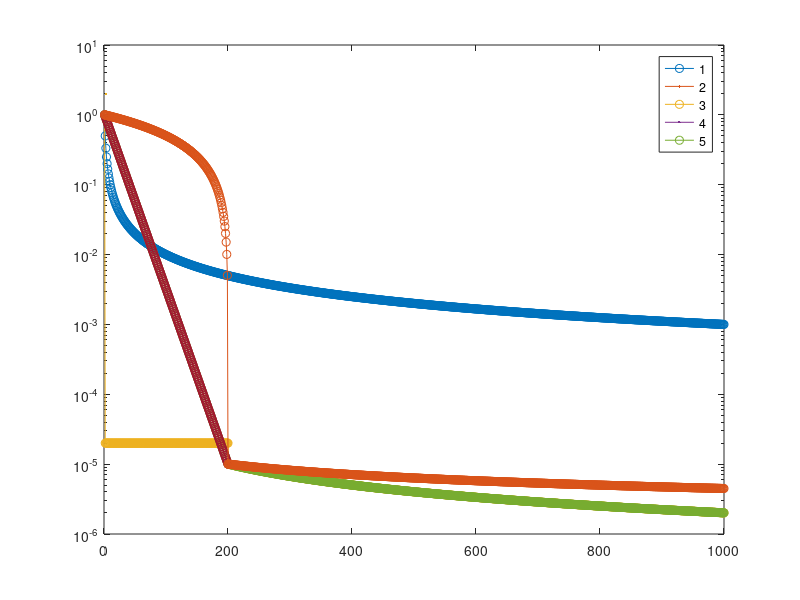

MATLAB code for this plot:
%Matrices from "Algorithm 971 paper"
function[] = gem_mat()

    m = 1000;
    n = 1000;
    k = 200;

    [A1, Sigma1] = gen_mat_1(m, n);
    [A2, Sigma2] = gen_mat_2(m, n, k);
    [A3, Sigma3] = gen_mat_3(m, n, k);
    [A4, Sigma4] = gen_mat_4(m, n, k);
    [A5, Sigma5] = gen_mat_5(m, n, k);

    %writematrix(A1, 'DATA_out/test_mat_large/RBKI_test_mat1.txt','delimiter',' ');
    %writematrix(A2, 'DATA_out/test_mat_large/RBKI_test_mat2.txt','delimiter',' ');
    %writematrix(A3, 'DATA_out/test_mat_large/RBKI_test_mat3.txt','delimiter',' ');
    %writematrix(A4, 'DATA_out/test_mat_large/RBKI_test_mat4.txt','delimiter',' ');
    %writematrix(A5, 'DATA_out/test_mat_large/RBKI_test_mat5.txt','delimiter',' ');
    
    x = 1:n;
    semilogy(x, diag(Sigma1), '-o', MarkerSize=3, LineWidth=2)
    hold on
    semilogy(x, diag(Sigma2), '-o', MarkerSize=3, LineWidth=2)
    hold on
    semilogy(x, diag(Sigma3), '-o', MarkerSize=3, LineWidth=2)
    hold on
    semilogy(x, diag(Sigma4), '-o', MarkerSize=3, LineWidth=2)
    hold on
    semilogy(x, diag(Sigma5), '-o', MarkerSize=3, LineWidth=2)
    
    
    legend('1', '2', '3', '4', '5')
end


function[A, Sigma] = gen_mat_1(m, n)
    [U, ~] = qr(randn(m, n), 0);
    [V, ~] = qr(randn(n, n), 0);
    Sigma = zeros(n, n);
    for j = 1:n
        Sigma(j, j) = 1/j;
    end
    A = U * Sigma * V';
end

function[A, Sigma] = gen_mat_2(m, n, k)
    [U, ~] = qr(randn(m, n), 0);
    [V, ~] = qr(randn(n, n), 0);
    Sigma = zeros(n, n);
    Sigma(1, 1) = 1;
    for j = 2:k
        Sigma(j, j) = 2 * 10^(-5);
    end
    for j = (k+1):n
        Sigma(j, j) = 10^(-5) * (k + 1) / j;
    end
    A = U * Sigma * V';
end

function[A, Sigma] = gen_mat_3(m, n, k)
    [U, ~] = qr(randn(m, n), 0);
    [V, ~] = qr(randn(n, n), 0);
    Sigma = zeros(n, n);
    for j = 1:k
        Sigma(j, j) = 10^(-5 * (j - 1) / (k - 1));
    end
    for j = (k+1):n
        Sigma(j, j) = 10^(-5) * (k + 1) / j;
    end
    A = U * Sigma * V';
end

function[A, Sigma] = gen_mat_4(m, n, k)
    [U, ~] = qr(randn(m, n), 0);
    [V, ~] = qr(randn(n, n), 0);
    Sigma = zeros(n, n);
    for j = 1:k
        Sigma(j, j) = 10^(-5 * (j - 1) / (k - 1));
    end
    Sigma(j, j) = 10^(-5);
    for j = (k+2):n
        Sigma(j, j) = 0;
    end
    A = U * Sigma * V';
end

function[A, Sigma] = gen_mat_5(m, n, k)
    [U, ~] = qr(randn(m, n), 0);
    [V, ~] = qr(randn(n, n), 0);
    Sigma = zeros(n, n);
    for j = 1:k
        Sigma(j, j) = 10^(-5) + (1 - 10^(-5)) * (k - j) / (k - 1);
    end
    for j = (k+1):n
        Sigma(j, j) = 10^(-5) * sqrt((k + 1) / j);
    end
    A = U * Sigma * V';
end


